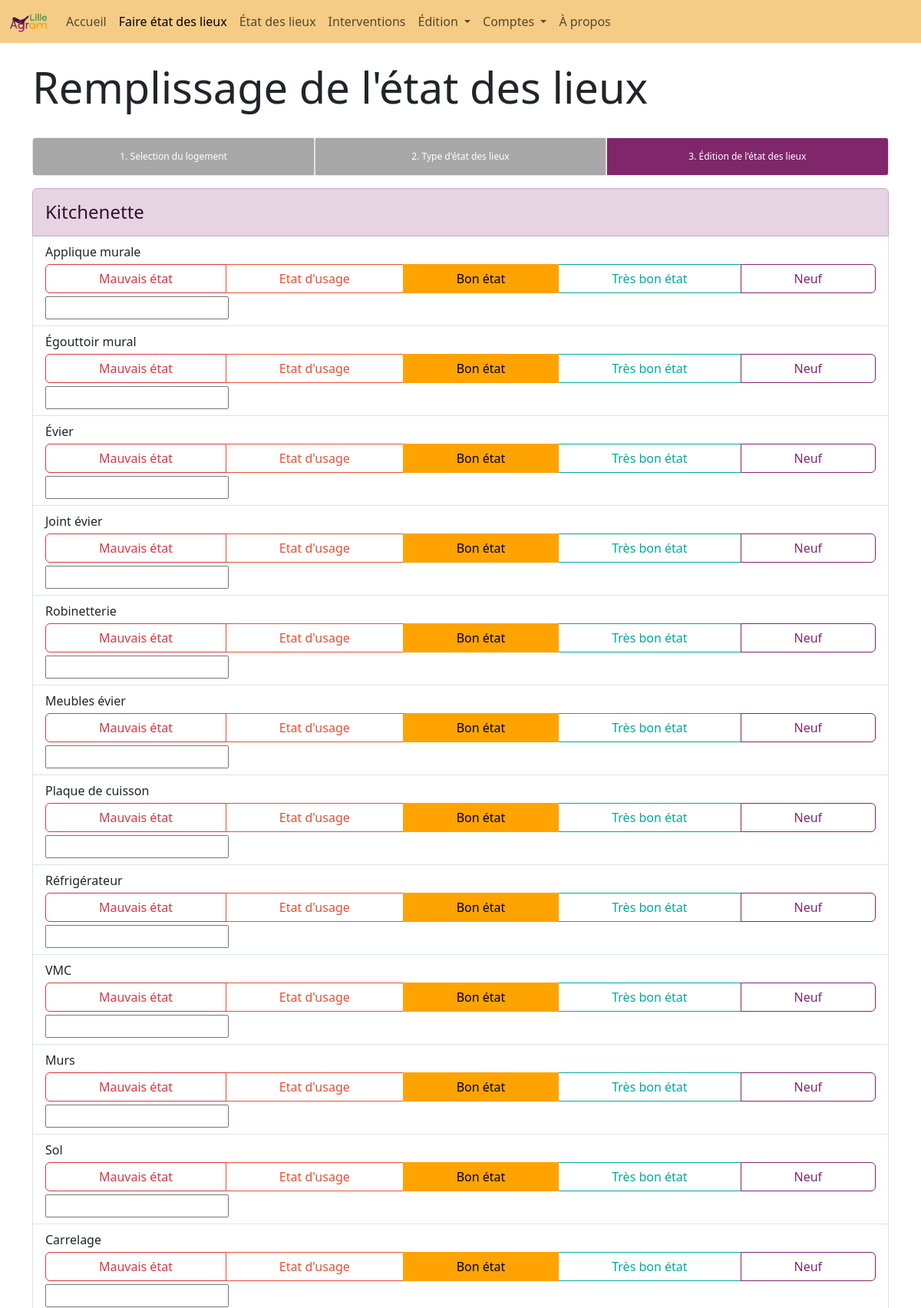
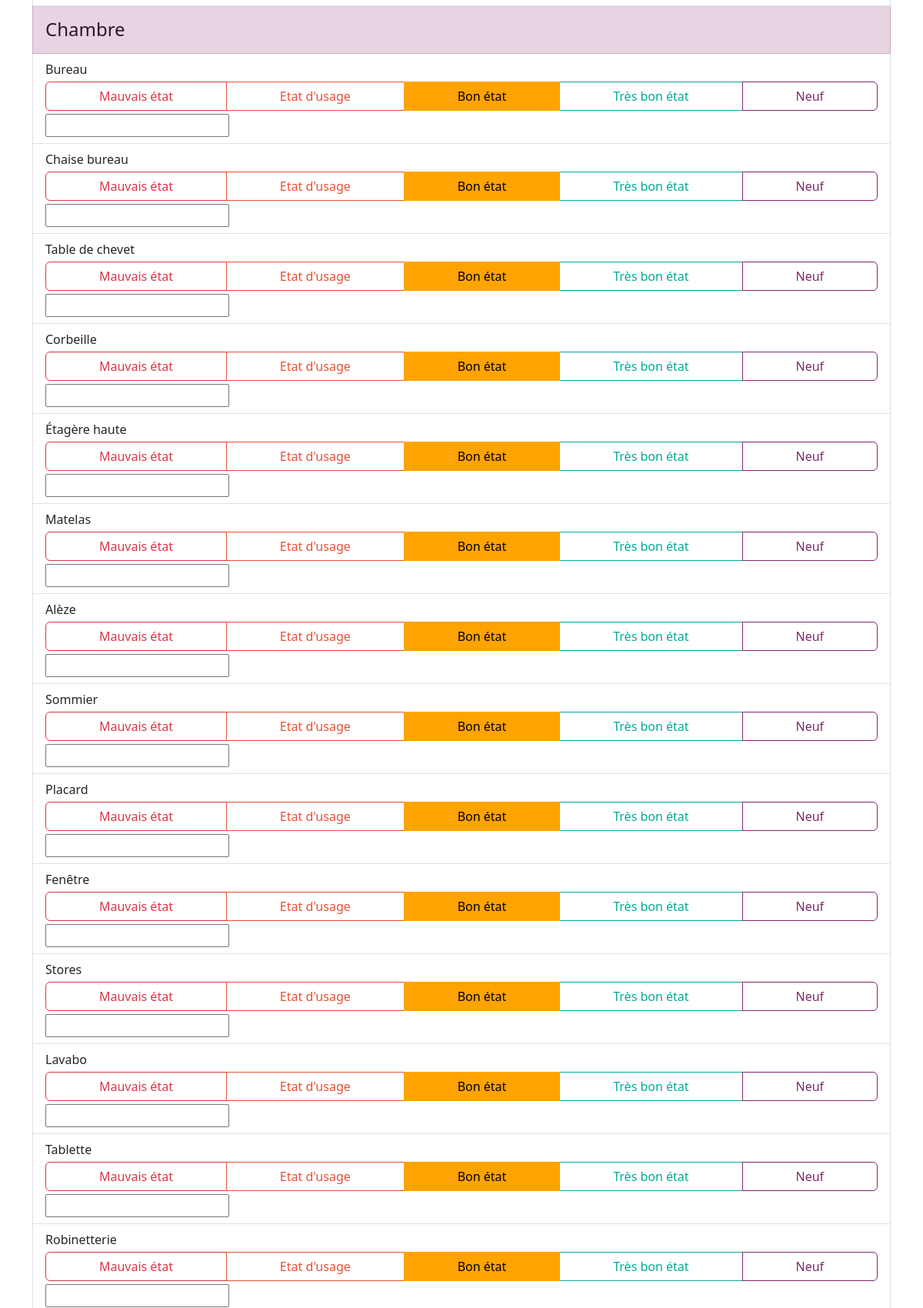
Page /recherche/logement-1/etat-rep/ (signed in, upper part) on the committed database (2 pictures, top to bottom).
### website/models.py (models this page shows)
class CategorieElement(db.Model):
    __tablename__ = "categorie_element"
    id = db.Column(db.Integer, primary_key=True)
    intitule = db.Column(db.String(100))

class Valeur(db.Model):
    __tablename__ = "valeur"
    id = db.Column(db.Integer, primary_key=True)
    id_edl = db.Column(db.Integer, db.ForeignKey('edl.id'))
    id_element = db.Column(db.Integer, db.ForeignKey('element.id'))
    valeur = db.Column(db.Integer, default=2)
    observation = db.Column(db.String(1000))
    facturation = db.Column(db.Boolean)

class Element(db.Model):
    __tablename__ = "element"
    id = db.Column(db.Integer, primary_key=True)
    id_categorie = db.Column(db.Integer, db.ForeignKey('categorie_element.id'))
    intitule = db.Column(db.String(100))

### website/blueprints/edl.py (the view)
@edl.route('recherche/<logement>/<action>/', methods = ['GET', 'POST'])
@login_required
def remplissage_etat(logement, action):
    id_logement = logement.split('-')[-1]
    query_logement = db.session.query(Logement).filter(Logement.id == id_logement).first()
    id_type_logement = query_logement.type_logement
    try:
        query_edl = db.session.query(EDL).filter(EDL.id_logement == id_logement).order_by(desc(EDL.date)).first()
        logement_occupee = True if query_edl.etat == "arrivee" else False
        pre_edl = query_edl.pre_edl
        id_edl = db.session.query(EDL, Logement).where(EDL.id_logement == Logement.id).filter(Logement.id == id_logement).order_by(desc(EDL.date)).first().EDL.id
    except:
        etat = getTemplateEtatDesLieux(id_type_logement)
        return render_template('remplissage_etat.html', active=activePage(1), user=current_user, etat=etat, logement_occupee=False)
    if action == "etat-new":
        etat = getTemplateEtatDesLieux(id_type_logement)
        return render_template('remplissage_etat.html', active=activePage(1), user=current_user, etat=etat, logement_occupee=logement_occupee)
    elif action == "etat-rep":
        if not logement_occupee:
            etat = getEtat(id_edl)
            return render_template('remplissage_etat.html', active=activePage(1), user=current_user, etat=etat, logement_occupee=logement_occupee)
        else:
            if pre_edl:
                return redirect(f'/recolte-informations/edl-{id_edl}')
            else:
                etat = getEtat(id_edl)
                return render_template('remplissage_etat.html', active=activePage(1), user=current_user, etat=etat, logement_occupee=logement_occupee)

### website/__init__.py (called while the page is built)
def create_app():
    app = Flask(__name__)
    secrey_key = uuid.uuid4().hex
    app.config['SECRET_KEY'] = "meow" #secrey_key
    app.config['SQLALCHEMY_DATABASE_URI'] = f'sqlite:///{DB_NAME}'
    db.init_app(app)
    from .blueprints.views import views
    from .blueprints.auth import auth
    from .blueprints.edition import edition
    from .blueprints.edl import edl
    app.register_blueprint(views, url_prefix = '/')
    app.register_blueprint(auth, url_prefix = '/')
    app.register_blueprint(edition, url_prefix = '/')
    app.register_blueprint(edl, url_prefix = '/')
    from .models import User
    with app.app_context():
        db.create_all()
    login_manager = LoginManager()
    login_manager.login_view = 'auth.login'
    login_manager.init_app(app)
    @login_manager.user_loader
    def load_user(id):
        return User.query.get(int(id))
    return app

### website/functions.py (called while the page is built)
def activePage(id: int) -> ...:
    len = 20
    active = len * ['']
    active[id] = 'active'
    return active

### website/templates/edl/remplissage_etat.html (shortened to what this page needs)
{% extends "base.html" %}
{% block content %}
<br>
<h1 class="display-4">Remplissage de l'état des lieux</h1>
<br>
<div class="progress-stacked  mb-3" style="height: 50px">
  <div class="progress border" role="progressbar" style="height: 50px; width: 33%">
    <div class="progress-bar" style="background-color: rgb(168, 168, 168);">1. Selection du logement</div>
  </div>
  <div class="progress border" role="progressbar" style="height: 50px; width: 34%">
    <div class="progress-bar" style="background-color: rgb(168, 168, 168);">2. Type d'état des lieux</div>
  </div>
  <div class="progress border" role="progressbar" style="height: 50px; width: 33%">
    <div class="progress-bar">3. Édition de l'état des lieux</div>
  </div>
</div>
<form method="post" action="confirmation/" enctype="multipart/form-data">
    <ul class="list-group mb-4">
    {% for categorie in etat %}
        <li class="list-group-item list-group-item-primary pt-3">
          <h4>{{categorie}}</h4>
        </li>
        {% for element in etat[categorie] %}
            <li class="list-group-item">{{element.intitule}}<br>
                <div class="list-group">
                    <div class="btn-group mt-1 mb-1" role="group" aria-label="Basic radio toggle button group">
                        {% for bouton in element.etat %}
                            <label class="btn btn btn-outline-{{bouton.couleur}}" for="{{element.id}}.{{bouton.valeur}}">{{bouton.attribut}}</label>
                        {% endfor %}
                    </div>
                </div>
                <div>
                  <input type="text" name="observation.{element.id}}">
                </div>
            </li>
        {% endfor %}
    {% endfor %}
    </ul>
</form>
{% endblock %}

### website/templates/base.html (style rules this page uses)
body { padding-top: 56px; }

### rows in the picture
CategorieElement: intitule "Kitchenette"
Valeur: intitule "Applique murale", attribut "Mauvais état" "Etat d'usage" "Bon état" "Très bon état" "Neuf"
Valeur: intitule "Égouttoir mural", attribut "Mauvais état" "Etat d'usage" "Bon état" "Très bon état" "Neuf"
Valeur: intitule "Évier", attribut "Mauvais état" "Etat d'usage" "Bon état" "Très bon état" "Neuf"
Valeur: intitule "Joint évier", attribut "Mauvais état" "Etat d'usage" "Bon état" "Très bon état" "Neuf"
Valeur: intitule "Robinetterie", attribut "Mauvais état" "Etat d'usage" "Bon état" "Très bon état" "Neuf"
Valeur: intitule "Meubles évier", attribut "Mauvais état" "Etat d'usage" "Bon état" "Très bon état" "Neuf"
Valeur: intitule "Plaque de cuisson", attribut "Mauvais état" "Etat d'usage" "Bon état" "Très bon état" "Neuf"
Valeur: intitule "Réfrigérateur", attribut "Mauvais état" "Etat d'usage" "Bon état" "Très bon état" "Neuf"
Valeur: intitule "VMC", attribut "Mauvais état" "Etat d'usage" "Bon état" "Très bon état" "Neuf"
Valeur: intitule "Murs", attribut "Mauvais état" "Etat d'usage" "Bon état" "Très bon état" "Neuf"
Valeur: intitule "Sol", attribut "Mauvais état" "Etat d'usage" "Bon état" "Très bon état" "Neuf"
Valeur: intitule "Carrelage", attribut "Mauvais état" "Etat d'usage" "Bon état" "Très bon état" "Neuf"
CategorieElement: intitule "Chambre"
Valeur: intitule "Bureau", attribut "Mauvais état" "Etat d'usage" "Bon état" "Très bon état" "Neuf"
Valeur: intitule "Chaise bureau", attribut "Mauvais état" "Etat d'usage" "Bon état" "Très bon état" "Neuf"
Valeur: intitule "Table de chevet", attribut "Mauvais état" "Etat d'usage" "Bon état" "Très bon état" "Neuf"
Valeur: intitule "Corbeille", attribut "Mauvais état" "Etat d'usage" "Bon état" "Très bon état" "Neuf"
Valeur: intitule "Étagère haute", attribut "Mauvais état" "Etat d'usage" "Bon état" "Très bon état" "Neuf"
Valeur: intitule "Matelas", attribut "Mauvais état" "Etat d'usage" "Bon état" "Très bon état" "Neuf"
Valeur: intitule "Alèze", attribut "Mauvais état" "Etat d'usage" "Bon état" "Très bon état" "Neuf"
Valeur: intitule "Sommier", attribut "Mauvais état" "Etat d'usage" "Bon état" "Très bon état" "Neuf"
Valeur: intitule "Placard", attribut "Mauvais état" "Etat d'usage" "Bon état" "Très bon état" "Neuf"
Valeur: intitule "Fenêtre", attribut "Mauvais état" "Etat d'usage" "Bon état" "Très bon état" "Neuf"
Valeur: intitule "Stores", attribut "Mauvais état" "Etat d'usage" "Bon état" "Très bon état" "Neuf"
Valeur: intitule "Lavabo", attribut "Mauvais état" "Etat d'usage" "Bon état" "Très bon état" "Neuf"
Valeur: intitule "Tablette", attribut "Mauvais état" "Etat d'usage" "Bon état" "Très bon état" "Neuf"
Valeur: intitule "Robinetterie", attribut "Mauvais état" "Etat d'usage" "Bon état" "Très bon état" "Neuf"
